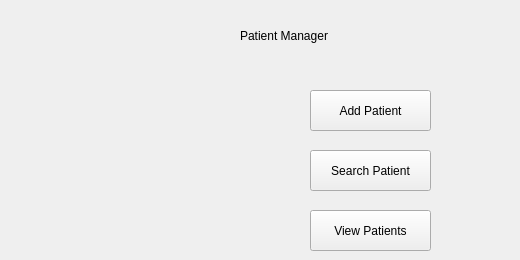
    <widget class="QWidget" name="page_2">
     <widget class="QLabel" name="label_2">
      <property name="geometry">
       <rect>
        <x>240</x>
        <y>20</y>
        <width>271</width>
        <height>31</height>
       </rect>
      </property>
      <property name="styleSheet">
       <string notr="true">font: 24pt &quot;Sitka Small&quot;;
</string>
      </property>
      <property name="text">
       <string>Patient Manager</string>
      </property>
     </widget>
     <widget class="QPushButton" name="addPatientPageButton">
      <property name="geometry">
       <rect>
        <x>310</x>
        <y>90</y>
        <width>121</width>
        <height>41</height>
       </rect>
      </property>
      <property name="text">
       <string>Add Patient</string>
      </property>
     </widget>
     <widget class="QPushButton" name="searchPatientPageButton">
      <property name="geometry">
       <rect>
        <x>310</x>
        <y>150</y>
        <width>121</width>
        <height>41</height>
       </rect>
      </property>
      <property name="text">
       <string>Search Patient</string>
      </property>
     </widget>
     <widget class="QPushButton" name="viewPatientPageButton">
      <property name="geometry">
       <rect>
        <x>310</x>
        <y>210</y>
        <width>121</width>
        <height>41</height>
       </rect>
      </property>
      <property name="text">
       <string>View Patients</string>
      </property>
     </widget>
    </widget>
